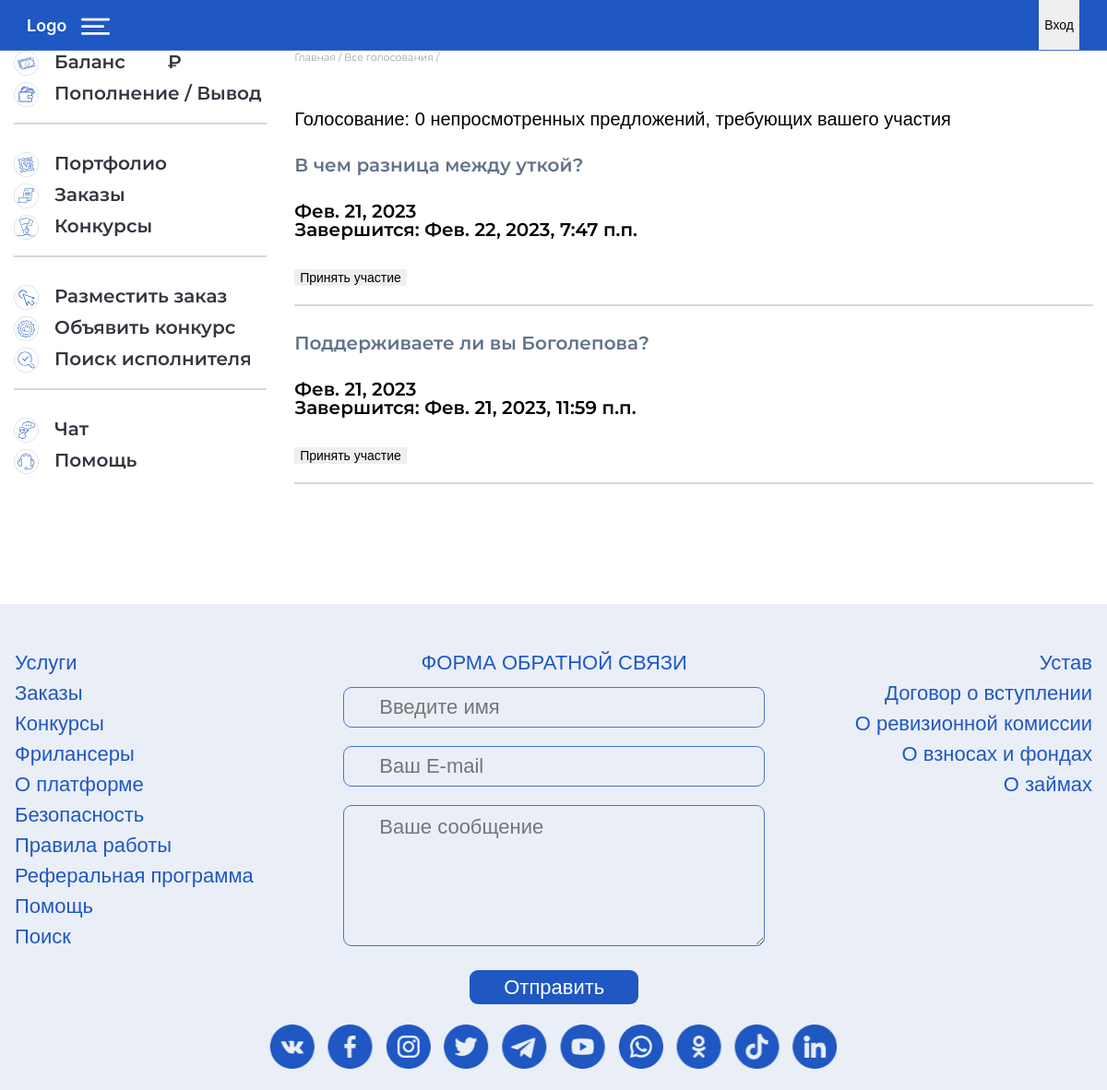
Screenshot of /polls/ with the database file from the repository.
### app_survey/models.py (models this page shows, shortened)
class Question(models.Model):
    title = models.CharField(max_length=255, verbose_name=_('заголовок'))
    text = models.TextField(max_length=4096, verbose_name=_('текст'))
    visible = models.BooleanField(default=False, verbose_name=_('видимый на сайте'))
    created = models.DateTimeField(auto_now_add=True, verbose_name=_('дата создания'))
    pub_date = models.DateTimeField(verbose_name=_('дата публикации'), blank=True, null=True)
    end_date = models.DateTimeField(verbose_name=_('дата окончания'), blank=True, null=True)
    def is_finished(self):
        return self.end_date < timezone.now()
    def get_absolute_url(self):
        return reverse('polls-detail', args=[str(self.id)])
    class Meta:
        ordering = ['-pub_date']
        verbose_name = _("вопрос")
        verbose_name_plural = _("вопросы")

### app_settings/models.py (models this page shows, shortened)
class SocialMediaItem(models.Model):
    social_media = models.ForeignKey('SocialMedia', related_name='social_media_item', on_delete=models.CASCADE, verbose_name=_('социальные сети'))
    name = models.CharField(max_length=55, null=True, blank=True, verbose_name=_('название'))
    link = models.URLField(max_length=255, null=True, blank=True, verbose_name=_('ссылка'), unique=True)
    icon = models.FileField(upload_to='social_media/', null=True, blank=True, verbose_name=_('иконка'), db_index=True,
                            validators=[icon_validator, icon_size_validate])
    class Meta:
        verbose_name = _('соцсеть')
        verbose_name_plural = _('соцсети')

### app_survey/views.py (the view)
# urls.py: path('', PollListView.as_view(), name='polls-list'),
class PollListView(ListView):
    model = Question
    extra_context = {
        'title': _('Новости'), 'current_elem': 'polls-list',
        'breadcrumbs': {_('Главная'): 'home', _('Все голосования'): 'polls-list'}
    }
    def get_queryset(self):
        queryset = Question.objects.filter(visible=True, pub_date__lte=timezone.now()).only('id', 'title', 'pub_date', 'end_date')
        return queryset

### app_survey/context_proccessors.py (called while the page is built, shortened)
def load_number_polls(request):
    return {
        'number_polls': 0
    }

### app_survey/templates/app_survey/question_list.html
{% extends 'app_users/profile/_profile_base.html' %}
{% load i18n %}
{% load static %}
{% block content %}
    <div class="vote">
        <div class="top-text">
            {% trans 'Голосование' %}: {{ number_polls }} {% trans 'непросмотренных предложений, требующих вашего участия' %}
        </div>
        {% for poll in object_list %}
            <div class="name">
                {{ poll.title }} {% if poll in new_polls %}<span style="color: #902b2b">(NEW)</span>{% endif %}
            </div>
            <div class="date">
                <div>{{ poll.pub_date|date }}</div>
                {% if poll.is_finished %}
                    <div>{% trans 'Завершён' %}</div>
                {% else %}
                    <div>{% trans 'Завершится' %}: {{ poll.end_date }}</div>
                {% endif %}
            </div>
            {% if poll.is_finished %}
                <button onclick='window.location.href = "{% url 'polls-results' poll.pk %}";'>
                    {% trans 'Посмотреть результат' %}
                </button>
            {% else %}
                <button onclick='window.location.href = "{{ poll.get_absolute_url }}";'>
                    {% trans 'Принять участие' %}
                </button>
            {% endif %}
            <div class="line"></div>
        {% endfor %}
    </div>
{% endblock %}

### app_users/templates/app_users/footer.html (shortened to what this page needs)
{% load static %}
{% load i18n %}
{% load flatpages %}
{% get_flatpages '/referral-program/' as referral_program %}
{% get_flatpages '/about-platform/' as about_platform %}
{% get_flatpages '/working-rules/' as working_rules %}
{% get_flatpages '/regulation/' as regulation %}
{% get_flatpages '/entry-agreement/' as entry_agreement %}
{% get_flatpages '/audit-commission/' as audit_commission %}
{% get_flatpages '/contributions-and-funds/' as contributions_and_funds %}
{% get_flatpages '/loans/' as loans %}
<footer class="footer">
    <div class="flex">
        <ul>
            <li><a href="#">{% trans 'Услуги' %}</a></li>
            <li><a href="#">{% trans 'Заказы' %}</a></li>
            <li><a href="#">{% trans 'Конкурсы' %}</a></li>
            <li><a href="#">{% trans 'Фрилансеры' %}</a></li>
            <li><a href="{{ about_platform.first.url }}">{% trans 'О платформе' %}</a></li>
            <li><a href="#">{% trans 'Безопасность' %}</a></li>
            <li><a href="{{ working_rules.first.url }}">{% trans 'Правила работы' %}</a></li>
            <li><a href="{{ referral_program.first.url }}">{% trans 'Реферальная программа' %}</a></li>
            <li><a href="#">{% trans 'Помощь' %}</a></li>
            <li><a href="#">{% trans 'Поиск' %}</a></li>
        </ul>
        <form action="#" method="post">
            <p>{% trans 'ФОРМА ОБРАТНОЙ СВЯЗИ' %}</p>
            <input name="name" type="text" placeholder="{% trans 'Введите имя' %}">
            <input name="email" type="text" placeholder="{% trans 'Ваш E-mail' %}">
            <textarea name="message" placeholder="{% trans 'Ваше сообщение' %}"></textarea>
            <button type="submit">{% trans 'Отправить' %}</button>
        </form>
        <ul class="tar">
            <li><a href="{{ regulation.first.url }}">{% trans 'Устав' %}</a></li>
            <li><a href="{{ entry_agreement.first.url }}">{% trans 'Договор о вступлении' %}</a></li>
            <li><a href="{{ audit_commission.first.url }}">{% trans 'О ревизионной комиссии' %}</a></li>
            <li><a href="{{ contributions_and_funds.first.url }}">{% trans 'О взносах и фондах' %}</a></li>
            <li><a href="{{ loans.first.url }}">{% trans 'О займах' %}</a></li>
        </ul>
    </div>
    <div class="social">
        {% if social_media.social_media_item.all %}
            {% for item in social_media.social_media_item.all %}
                <a title="{{ item.name }}" target="_blank" href="{{ item.link }}"><img alt="{{ item.name }}-logo" src="{{ item.icon.url }}"></a>
            {% endfor %}
        {% endif %}
    </div>
</footer>

### rows the page displays
Question: title "В чем разница между уткой?", pub_date "Фев. 21, 2023", end_date "Фев. 22, 2023, 7:47 п.п."
Question: title "Поддерживаете ли вы Боголепова?", pub_date "Фев. 21, 2023", end_date "Фев. 21, 2023, 11:59 п.п."
SocialMediaItem: icon (picture)
SocialMediaItem: icon (picture)
SocialMediaItem: icon (picture)
SocialMediaItem: icon (picture)
SocialMediaItem: icon (picture)
SocialMediaItem: icon (picture)
SocialMediaItem: icon (picture)
SocialMediaItem: icon (picture)
SocialMediaItem: icon (picture)
SocialMediaItem: icon (picture)

### other values shown
{{ name }} "Главная"
{{ name }} "Все голосования"
{{ number_polls }} "0"
